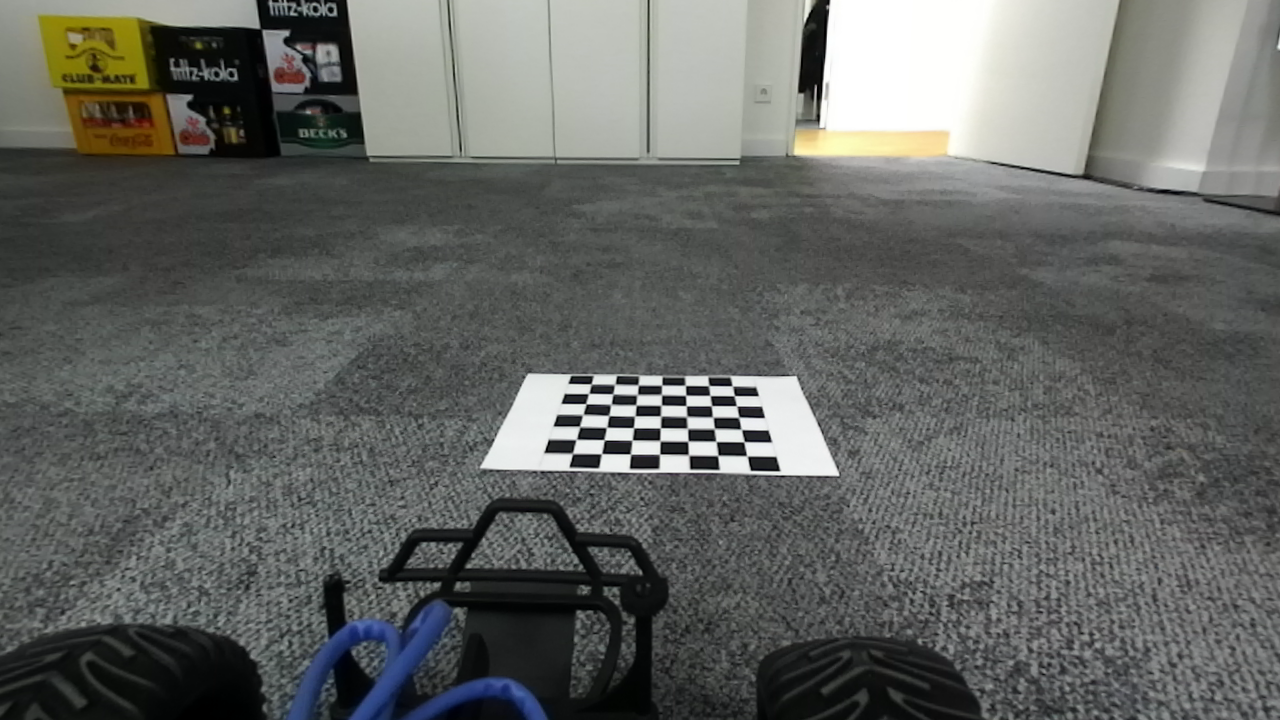
#> input picture tools/chessboard.png, 1280 x 720 px
$ jupyter execute Preprocessing.ipynb   (shell and % lines are left out)
#> lines starting #> are read from the running program, lines starting #| are printed output that depends on the picture; after the words box and inside, x2 and y2 are one past the last pixel; in counts of white or black regions, pixels touching at a corner belong together
[cell 1]
import cv2
import numpy as np
import matplotlib.pyplot as plt

[cell 2]
board_img = cv2.imread('chessboard.png')
#> board_img is the input picture: shape (720, 1280, 3); mean B, G, R 98.4, 101.6, 99.5
points_per_row = 7  # number of inner points
points_per_column = 7
found, corners = cv2.findChessboardCorners(board_img, (points_per_row, points_per_column))
#> found = True; corners = 49 rows, first 8: [732.2, 385.7], [734.3, 395.7], [735.9, 405.4], [739.3, 416.8], [742.4, 430.3], [744, 441.8], [747, 456], [709.7, 385.2]
cv2.drawChessboardCorners(board_img, (points_per_row, points_per_column), corners, found)
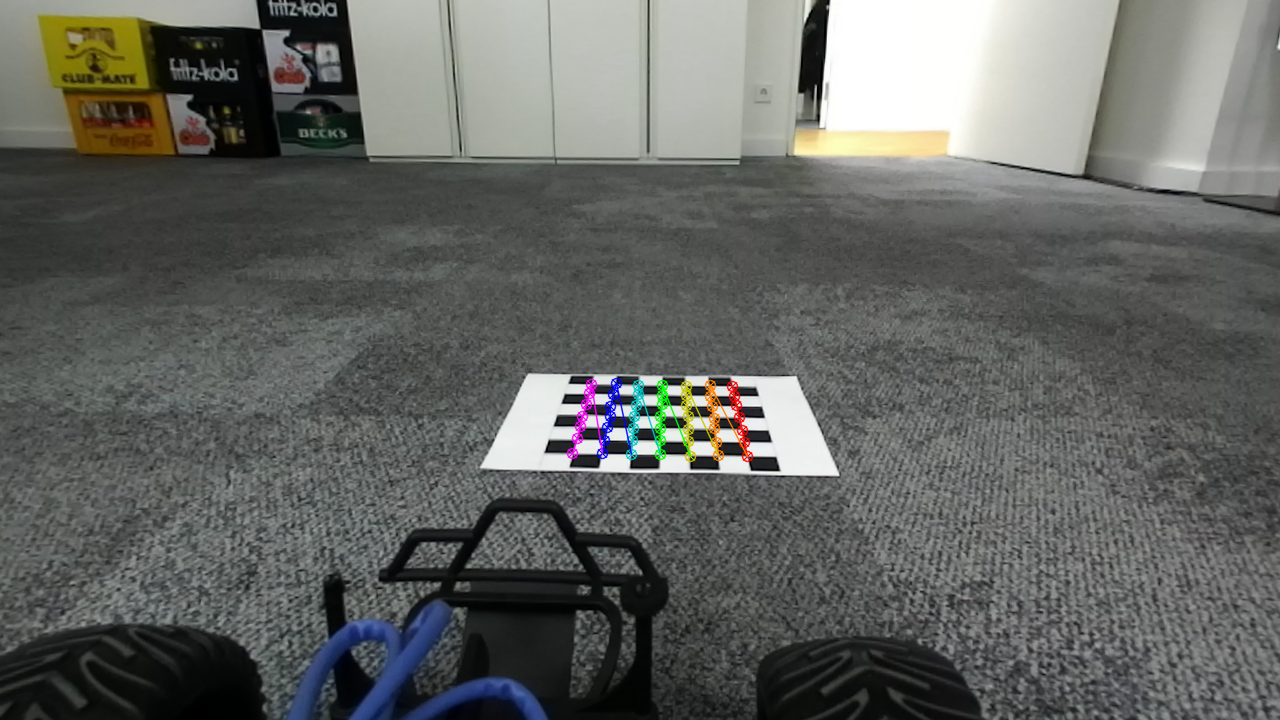
#> board_img: shape (720, 1280, 3); 0.7% of pixels changed, all inside (x1, y1, x2, y2) = (566, 377, 754, 463)
plt.figure(figsize=(18, 9))
_ = plt.imshow(board_img)

[cell 3]
img_w, img_h = board_img.shape[1], board_img.shape[0]
#> img_w = 1280; img_h = 720
dest_board_w = 150
dest_board_h = 150
x_offset = 70
y_offset = 70

obj_points = np.array([
    (img_w/2+dest_board_w/2+x_offset, img_h/2-dest_board_h/2+y_offset),
    (img_w/2+dest_board_w/2+x_offset, img_h/2+dest_board_h/2+y_offset),
    (img_w/2-dest_board_w/2+x_offset, img_h/2-dest_board_h/2+y_offset),
    (img_w/2-dest_board_w/2+x_offset, img_h/2+dest_board_h/2+y_offset)], dtype=np.float32)

img_points = np.array([corners[0],
                       corners[points_per_column-1],
                       corners[(points_per_column-1) * points_per_row],
                       corners[(points_per_column-1) * points_per_row + points_per_column-1]]).squeeze()
#> img_points = [[732.2, 385.7], [747, 456], [591.2, 384], [572.4, 453.4]]

[cell 4]
t = cv2.getPerspectiveTransform(img_points, obj_points)
#> t = [[-3.39, -7.85, 2997.6], [0.107, -12.37, 3555.3], [9.38e-06, -0.0109, 1]]

[cell 5]
plt.figure(figsize=(18, 9))
_ = plt.imshow(cv2.warpPerspective(board_img, t, (img_w, img_h)))
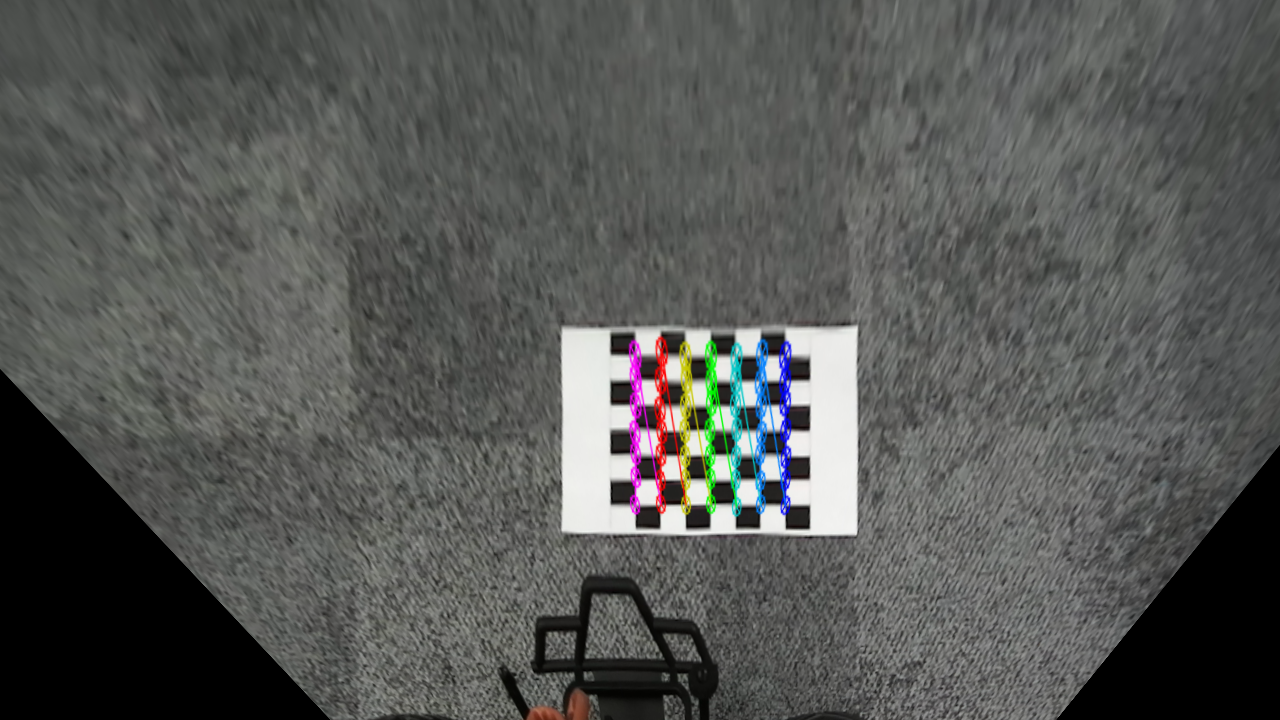
#> shown: shape (720, 1280, 3); mean R, G, B 86.3, 87.7, 85.4

[cell 6]
img = cv2.imread('camera_sample.png')
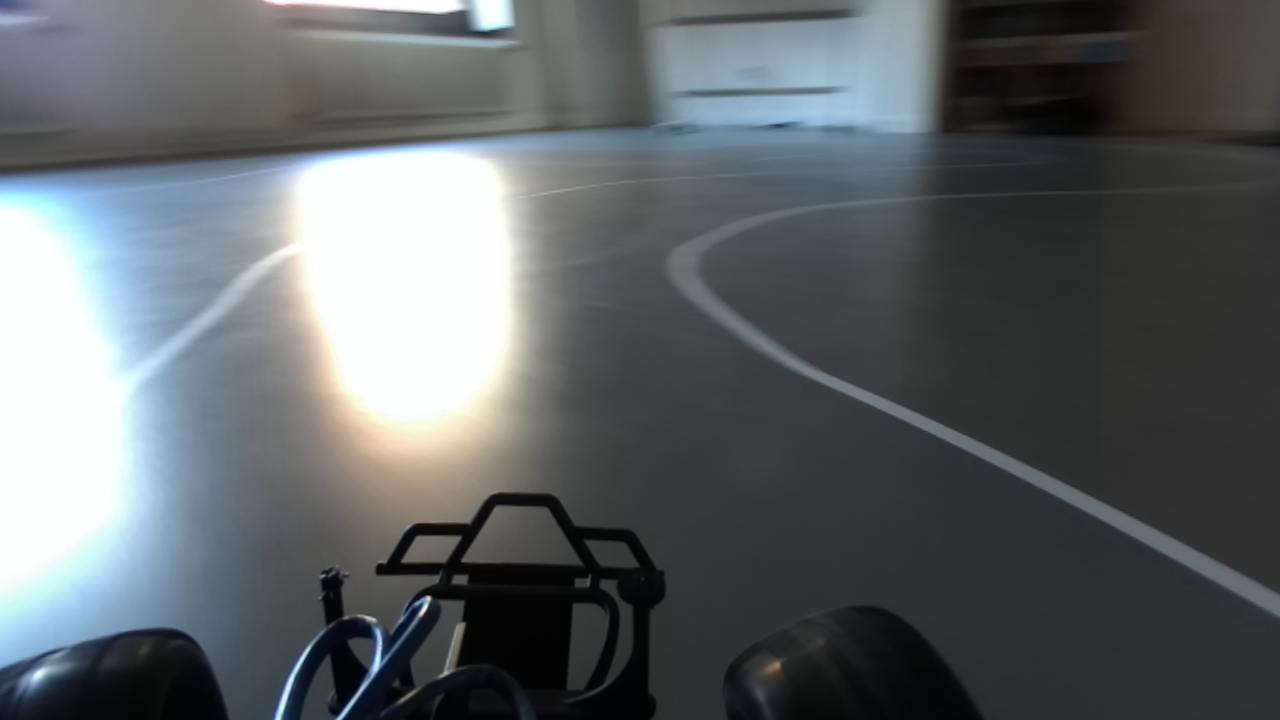
#> input picture tools/camera_sample.png, 1280 x 720 px
#> img is the input picture: shape (720, 1280, 3); mean B, G, R 102.4, 99.9, 95.2
img_w, img_h = img.shape[1], img.shape[0]
plt.figure(figsize=(9 * 1.777, 9))
_ = plt.imshow(img)

[cell 7]
plt.figure(figsize=(9*1.777, 9))
bev_image = cv2.warpPerspective(img, t, (img_w, img_h))
_ = plt.imshow(bev_image)

[cell 8]
image_grey = cv2.cvtColor(bev_image, cv2.COLOR_RGB2GRAY)

[cell 9]
clahe = cv2.createCLAHE(clipLimit=2.0, tileGridSize=(16,16))
norm_image_cl = clahe.apply(image_grey)
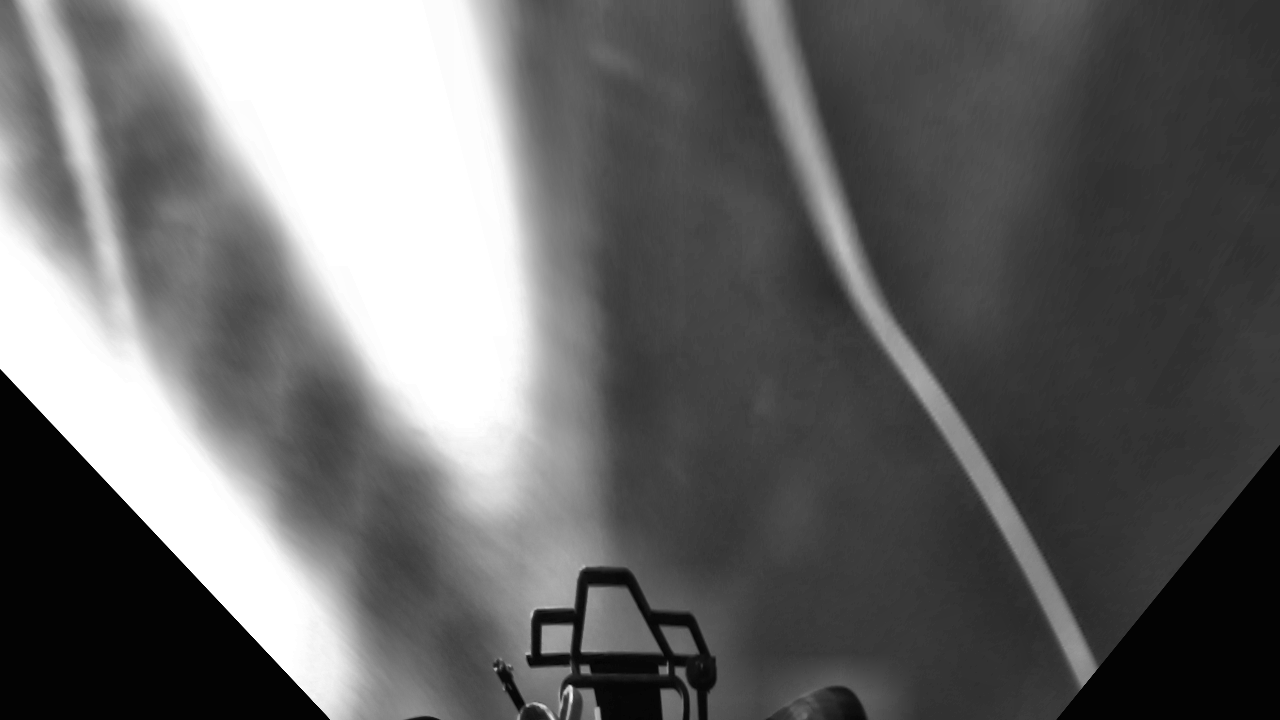
#> norm_image_cl: shape (720, 1280); min 2, max 255, mean 104.5

plt.figure(figsize=(18, 9))
_ = plt.imshow(norm_image_cl, cmap='gray')

[cell 10]
factor = 4
img_small_w, img_small_h = img_w/factor, img_h/factor
#> img_small_w = 320; img_small_h = 180
img_small = cv2.resize(img, (img_w/factor, img_h/factor))
plt.figure(figsize=(4 * 1.777, 4))
_ = plt.imshow(img_small)

[cell 11]
t_small = cv2.getPerspectiveTransform(img_points/factor, obj_points/factor)
#> t_small = [[-3.39, -7.85, 749.4], [0.107, -12.37, 888.8], [3.75e-05, -0.0437, 1]]

[cell 12]
plt.figure(figsize=(4 * 1.777, 4))
image_small_grey = cv2.cvtColor(img_small, cv2.COLOR_RGB2GRAY)
image_small_grey = image_small_grey[:, :, np.newaxis]
_ = plt.imshow(image_small_grey[:, :, 0], cmap='gray')

[cell 13]
image_small_bev = cv2.warpPerspective(image_small_grey, t_small, (img_small_w, img_small_h))
image_small_bev = image_small_bev[:, :, np.newaxis]
_ = plt.imshow(image_small_bev[:, :, 0], cmap='gray')

[cell 14]
clahe = cv2.createCLAHE(clipLimit=2.0, tileGridSize=(8,8))
norm_image_small_cl = clahe.apply(image_small_bev)
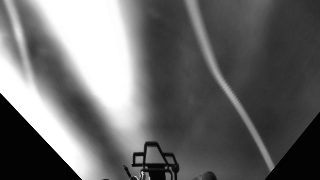
#> norm_image_small_cl: shape (180, 320); min 2, max 255, mean 106
norm_image_small_cl = norm_image_small_cl[:, :, np.newaxis]
plt.figure(figsize=(4 * 1.777, 4))
_ = plt.imshow(norm_image_small_cl[:,:,0], cmap='gray')

[cell 15]
t_small
#> Out has the same summary as t_small
